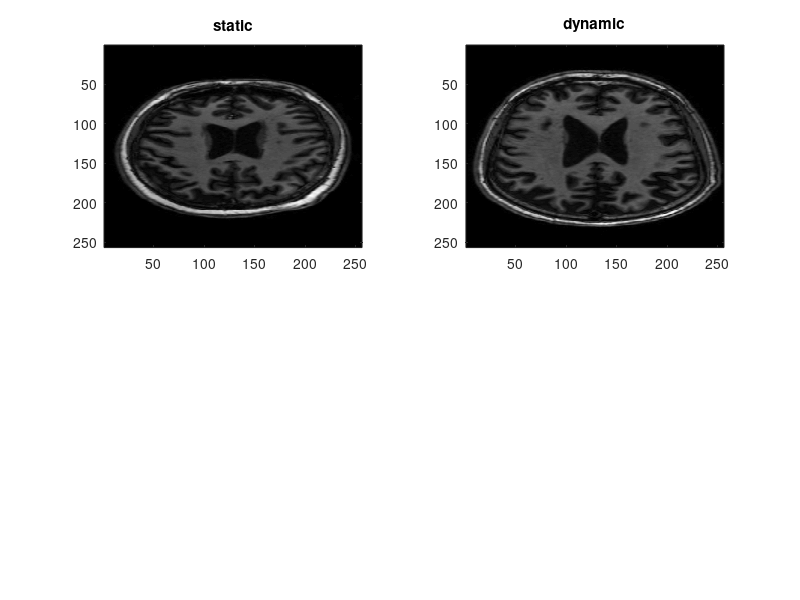

Here is the MATLAB script that generated this plot: (Note: this script raises an error after producing the figure.)
clc;clear;close all;

load TestHw8_I4L3_15.mat

% Resize D to get the same shape
dynamic = imresize(dynamic,size(static));
% Normalize intensity
dynamic = rescale(dynamic,0,255);
static = rescale(static,0,255);
%%
figure,
colormap gray
subplot(2,2,1),imagesc(static),title('static')
subplot(2,2,2),imagesc(dynamic),title('dynamic')

global alpha, alpha = 1;
global iter_num, iter_num = 150;

if numlevel == 1
    tx = zeros(256,256);
    ty = zeros(256,256);
    dynamic1 = dynamic;
    static1 = static;
    [Tx,Ty] = Demon(dynamic1,static1,std,tx,ty,256);
end

if numlevel == 3
    tx = zeros(64,64);
    ty = zeros(64,64);
    dynamic1 = imresize(dynamic,[64,64]);
    static1 = imresize(static,[64,64]);
    
    [Tx1,Ty1]=Demon(dynamic1,static1,std,tx,ty,size(dynamic1,2));
    
    Tx1_resize = imresize(Tx1,[128,128]);
    Ty1_resize = imresize(Ty1,[128,128]);
    
    figure,
    colormap gray
    subplot(2,2,1),imagesc(static),title('static')
    subplot(2,2,2),imagesc(dynamic),title('dynamic')
    
    
    dynamic2 = imresize(dynamic,[128,128]);
    static2 = imresize(static,[128,128]);
    
    [Tx2,Ty2] = Demon(dynamic2,static2,std,Tx1_resize,...
        Ty1_resize,size(dynamic2,2));
    
    Tx2_resize = imresize(Tx2,[256,256]);
    Ty2_resize = imresize(Ty2,[256,256]);
    
    figure,
    colormap gray
    subplot(2,2,1),imagesc(static),title('static')
    subplot(2,2,2),imagesc(dynamic),title('dynamic')
    
    dynamic3 = imresize(dynamic,[256,256]);
    static3 = imresize(static,[256,256]);
    
    [Tx3,Ty3]=Demon(dynamic3,static3,std,Tx2_resize,...
        Ty2_resize, size(dynamic3,2));
    
end


function [tx,ty] = Demon(dynamic,static,std,tx,ty,size)
    global iter_num, global alpha
    D_new = dynamic;
    [Gx,Gy] = gradient(static);
    G_mag = Gx.^2+Gy.^2;
    for i = 1:iter_num
        diff = (static-D_new);
        Vx = (diff.*Gx)./(G_mag+(alpha*diff.^2));
        Vy = (diff.*Gy)./(G_mag+(alpha*diff.^2));
        Vx(isnan(Vx))=0; 
        Vy(isnan(Vy))=0;
        
        Vx_smooth = imgaussfilt(Vx,std);
        Vy_smooth = imgaussfilt(Vy,std);

        tx = Vx_smooth+tx;
        ty = Vy_smooth+ty;
        
        [X,Y] = meshgrid(1:size);
        
        move_X = X+tx;
        move_Y = Y+ty;

        D_new = interp2(X,Y,dynamic,move_X,move_Y);
        D_new(isnan(D_new))=0;

        subplot(2,2,3),imagesc(D_new),title('Evolving Process')
        subplot(2,2,4),imagesc(abs(static-D_new)),title('Difference')
        drawnow
    end
end
